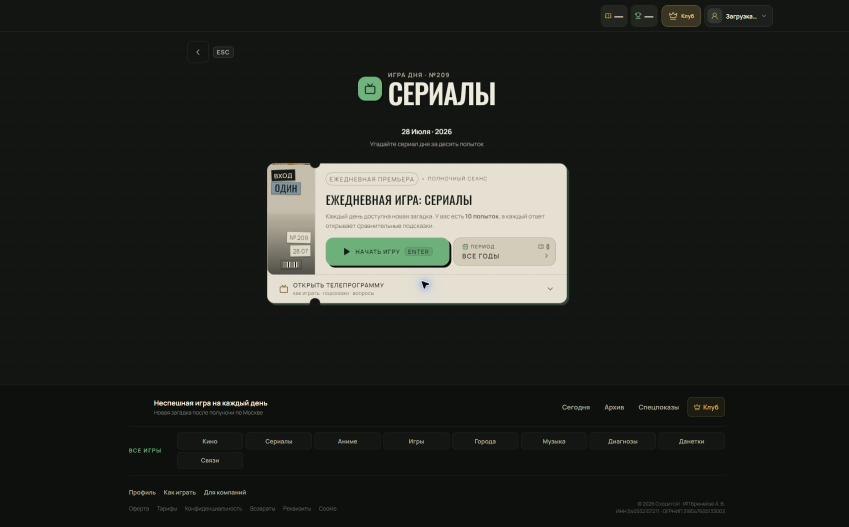
#> input picture qa/game-audit-2026-07-28/screenshots/title-series-desktop.png, 1697 x 1054 px (shown at 1/2 size)
$ python make_contact_sheet.py
#> lines starting #> are read from the running program, lines starting #| are printed output that depends on the picture
from pathlib import Path

from PIL import Image, ImageDraw, ImageFont


ROOT = Path(__file__).resolve().parent
SCREENSHOTS = ROOT / "screenshots"
DESKTOP_FILES = [
    "title-series-desktop.png",
    "title-anime-desktop.png",
    "title-game-desktop.png",
    "title-city-desktop.png",
    "title-music-desktop.png",
    "title-diagnosis-desktop.png",
    "title-connections-desktop.png",
    "title-danetki-desktop.png",
]

MOBILE_FILES = [
    "mobile-390-home-viewport.png",
    "mobile-390-movie.png",
    "mobile-390-series.png",
    "mobile-390-anime.png",
    "mobile-390-game.png",
    "mobile-390-city.png",
    "mobile-390-music.png",
    "mobile-390-diagnosis.png",
    "mobile-390-connections.png",
    "mobile-390-danetki.png",
    "mobile-390-dtf.png",
    "mobile-390-kpop.png",
    "mobile-390-together.png",
    "mobile-390-archive.png",
]


def build_sheet(files, output_name, thumb_width, columns):
#> called with output_name = 'title-pages-desktop-contact-sheet.jpg', thumb_width = 720, columns = 2
    label_height = 42
    gap = 24
    font = ImageFont.load_default(size=22)

    cards = []
    for filename in files:
        image = Image.open(SCREENSHOTS / filename).convert("RGB")
#> image is the input picture: PIL image 1697x1054 RGB; mean R, G, B 36.7, 38.6, 34
        ratio = thumb_width / image.width
#> ratio = 0.424
        thumb = image.resize((thumb_width, round(image.height * ratio)), Image.Resampling.LANCZOS)
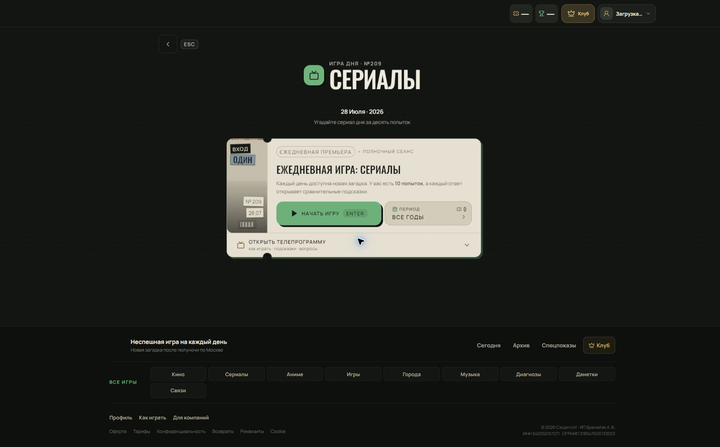
#> thumb: PIL image 720x447 RGB; mean R, G, B 36.7, 38.6, 34.1
        card = Image.new("RGB", (thumb_width, label_height + thumb.height), "#f5f5f5")
#> card: PIL image 720x489 RGB; every value is 245
        draw = ImageDraw.Draw(card)
        draw.text((12, 9), filename, fill="#111111", font=font)
        card.paste(thumb, (0, label_height))
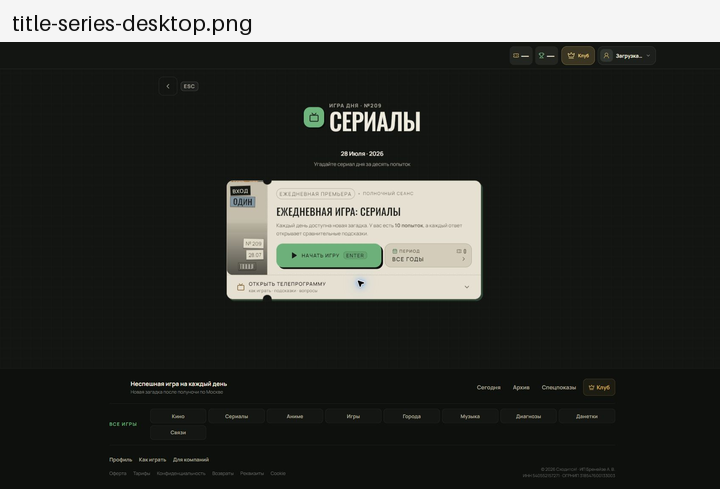
#> card: PIL image 720x489 RGB; mean R, G, B 53.9, 55.6, 51.4
        cards.append(card)
#> pass 2 of the loop in build_sheet, `for filename in files:`:
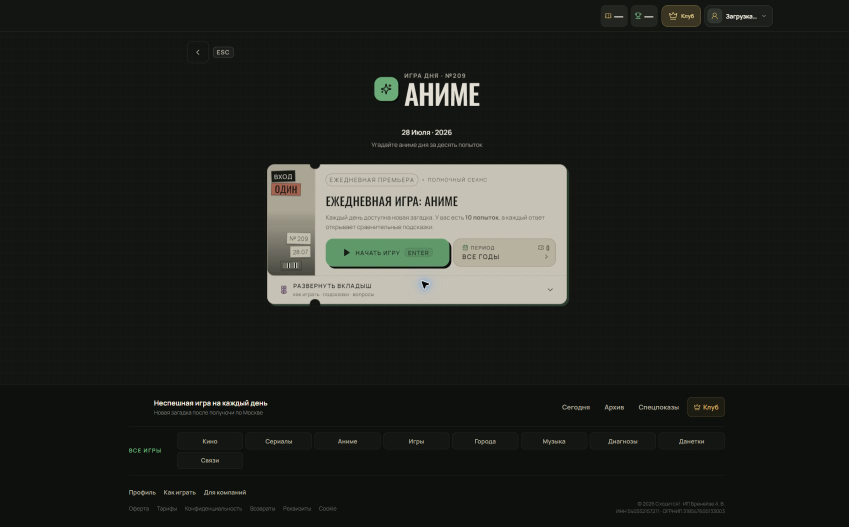
#> input picture qa/game-audit-2026-07-28/screenshots/title-anime-desktop.png, 1697 x 1054 px (shown at 1/2 size)
#> in build_sheet, image is the input picture: PIL image 1697x1054 RGB; mean R, G, B 34, 35.9, 31.5
#> in build_sheet, `thumb = image.resize((thumb_width, round(image.height * ratio)), Image..`:
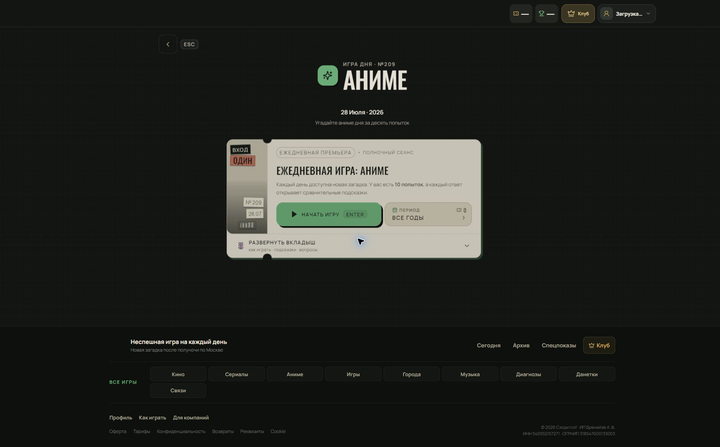
#> thumb: PIL image 720x447 RGB; mean R, G, B 34, 35.9, 31.6
#> in build_sheet, `card.paste(thumb, (0, label_height))`:
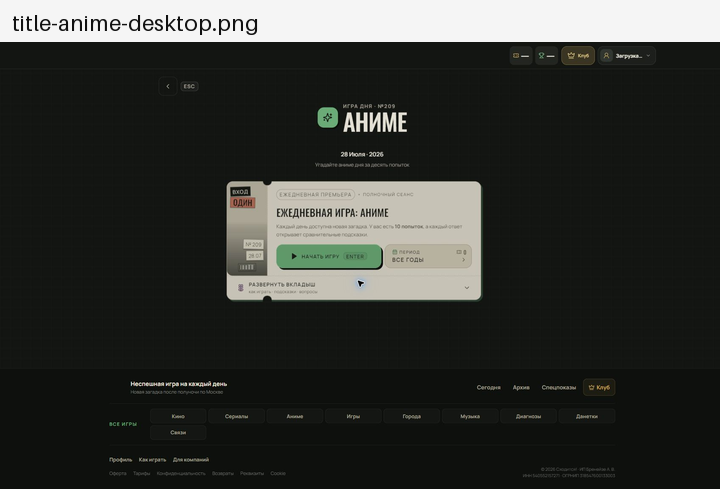
#> card: PIL image 720x489 RGB; mean R, G, B 51.4, 53.1, 49.1
#> pass 3 of the loop in build_sheet, `for filename in files:`:
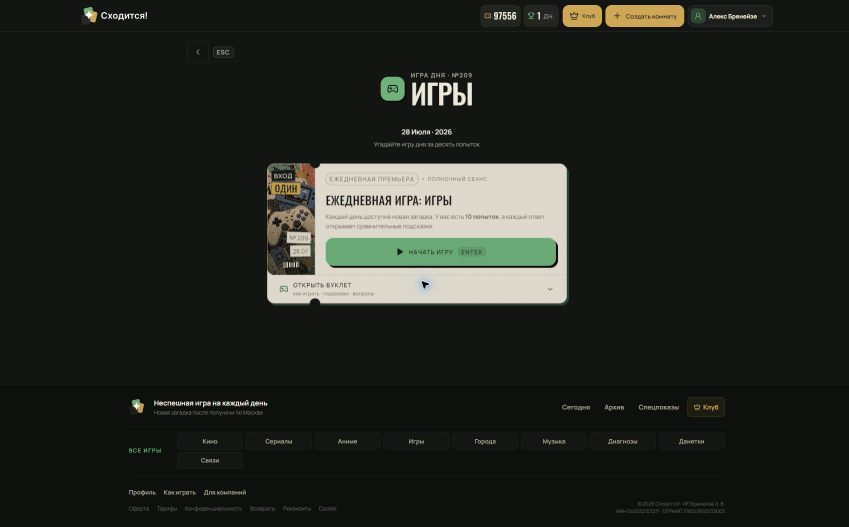
#> input picture qa/game-audit-2026-07-28/screenshots/title-game-desktop.png, 1697 x 1054 px (shown at 1/2 size)
#> in build_sheet, image is the input picture: PIL image 1697x1054 RGB; mean R, G, B 35.6, 37.8, 32.7
#> in build_sheet, `thumb = image.resize((thumb_width, round(image.height * ratio)), Image..`:
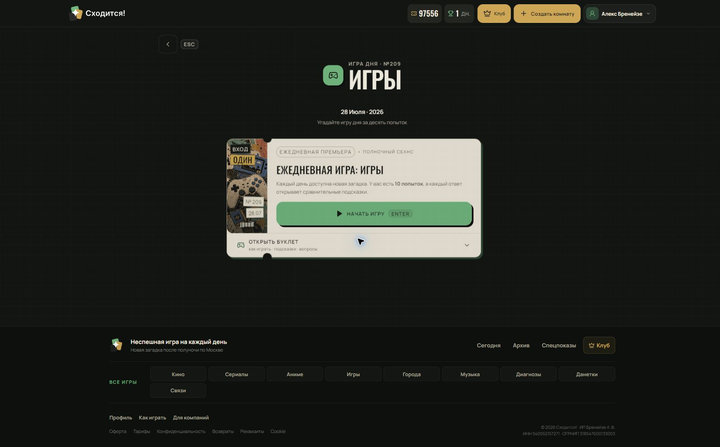
#> thumb: PIL image 720x447 RGB; mean R, G, B 35.7, 37.8, 32.7
#> in build_sheet, `card.paste(thumb, (0, label_height))`:
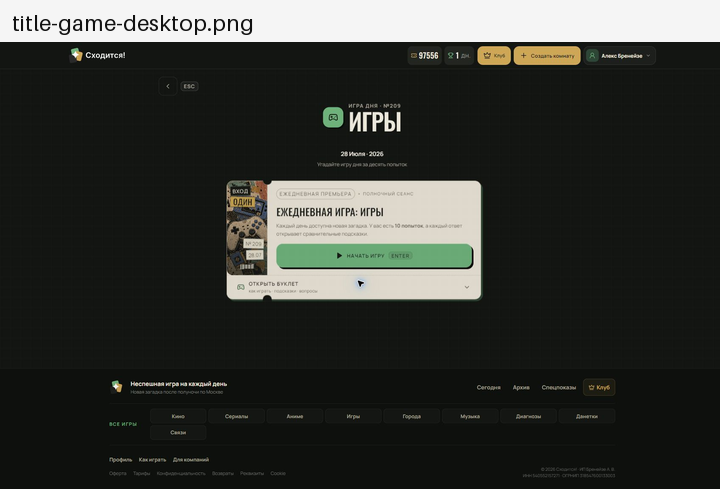
#> card: PIL image 720x489 RGB; mean R, G, B 52.9, 54.8, 50.2
#> the loop made 7 passes; the first 3 are shown

    rows = (len(cards) + columns - 1) // columns
    row_heights = [
        max(cards[row * columns + col].height for col in range(columns) if row * columns + col < len(cards))
        for row in range(rows)
    ]
    sheet_width = columns * thumb_width + (columns - 1) * gap
    sheet_height = sum(row_heights) + (rows - 1) * gap
    sheet = Image.new("RGB", (sheet_width, sheet_height), "#202020")

    y = 0
    for row, row_height in enumerate(row_heights):
        for col in range(columns):
            index = row * columns + col
            if index >= len(cards):
                continue
            x = col * (thumb_width + gap)
            sheet.paste(cards[index], (x, y))
        y += row_height + gap

    sheet.save(ROOT / output_name, quality=88, optimize=True)


#> (the run stopped early here; a loop or call above may not have finished)
